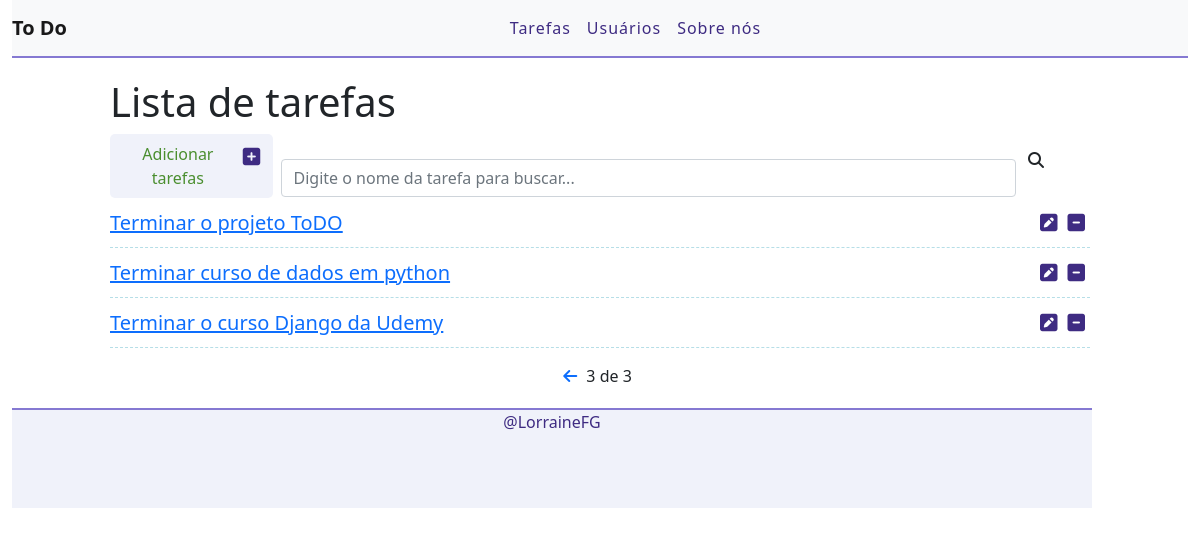
/?page=3, run on the app's committed database.
### task/models.py (models this page shows, shortened)
class Task(models.Model):
    STATUS = (
        ('Doing', 'Doing'),
        ('Done', 'Done'),
    )
    title = models.CharField(max_length=255)
    description = models.TextField()
    done = models.CharField(max_length=5, choices=STATUS)
    created_al = models.DateTimeField(auto_now_add=True)
    Uptade_al = models.DateTimeField(auto_now = True)

### task/views.py (the view)
# urls.py: path('', views.taskList, name = 'task-list'),
def taskList(request):
  tasks_list = Task.objects.all().order_by('-created_al')
  paginator = Paginator(tasks_list, 5)
  page = request.GET.get('page')
  tasks = paginator.get_page(page)
  return render(request, 'task/list.html', {'tasks': tasks})

### task/templates/task/list.html (shortened to what this page needs)
{% extends 'base.html' %}
{% block content%}
<div class= "offset-1 col-10 list-div">
  <h1> Lista de tarefas </h1>
    <a id="add-link"  href="newtask/">
      <div class ="col-2 add-div">
        <i class="fa-solid fa-square-plus"></i></i>  Adicionar tarefas
      </div>
    </a>
    <div class =" col-9 search-div">
      <input class="form-control" type="text" id="search" name="search" placeholder="Digite o nome da tarefa para buscar...">
      <i class="fas fa-search"></i>
    </div>
  <ul class="task-list">
    {% for task in tasks %}
      <li class="task-item">
        <span> <a href="/task/{{task.id}}"> {{task.title}} </a> </span>
        <a href = "delete/{{task.id}}"<span> <i class="fa-solid fa-square-minus"></i></span></a>
        <a href="edit/{{task.id}}"><span> <i class="fa-solid fa-square-pen"></i></span></a>
    {% endfor %}
</div>
<div class="pagination">
  <span class='step-links'>
    {% if tasks.has_previous %}
      <a href="?page={{ tasks.previous_page_number }}"><i class='fas fa-arrow-left'></i></a>
    {% endif %}
    <span class='current'>
      {{tasks.number}} de {{ tasks.paginator.num_pages }}
    </span>
</div>
{% endblock %}

### task/static/css/styles.css (style rules this page uses)
:root { --main-color: #3E2B82; --second-color: #8579D2; --base-color: #F0F2FA; --text-main-color: black; --text-second-color: #4A8E2F; --yellow-color:#BAC247; --blue-color: #B6DEE7; }
#add-link { text-decoration: none; }
.add-div { background-color: var(--base-color); cursor: pointer; display: inline-block; color: var(--text-second-color); padding: 8px; border-radius: 5px; margin-right: 3px; text-align: center; }
.fas.fa-search { position: absolute; top: 19vh; right: 13vw; cursor: pointer; }
.search-div { padding: 0; display: inline-block; }
.list-div { padding: 0; }
.task-list { padding: 0; }
.task-item { list-style: none; font-size: 20px; height: 50px; padding-top: 10px; border-bottom: 1px dashed var(--blue-color); }
.fa-solid { cursor: pointer; margin: 5px; font-size: 20px; float: right; color: var(--main-color); }
.pagination { margin-bottom: 20px; }
.step-links { position: relative; margin-left: auto; margin-right: auto; }
.step-links .current { margin-left: 5px; margin-right: 5px; }

### data on the page
Task: title "Terminar o projeto ToDO"
Task: title "Terminar curso de dados em python"
Task: title "Terminar o curso Django da Udemy"

### other printed values
{{ tasks.number }} "3"
{{ tasks.paginator.num_pages }} "3"
